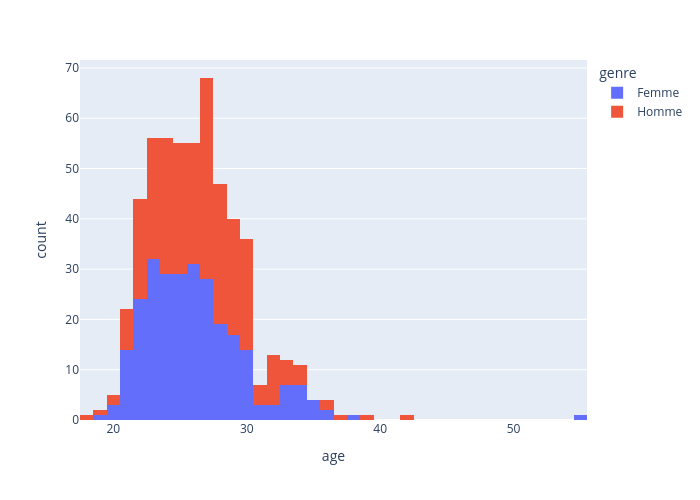

Notebook code for this chart:
### Markdown cell above
Public plutot jeune adulte, majoritairement 20 - 30 ans.   
Les NaN ont été ecartés: ils sont au nombre de 8

### Code cell
fig = px.histogram(df_participants, x="age", color="genre", width=700, height=500)
fig.show()

### Figure 1 — Plotly figure (JSON) as saved in the notebook; plotly's stock layout.template omitted (floating-point values rounded to 4 significant figures; data arrays with more than 128 entries replaced by an {"elided": "..."} marker saying what was removed)
{"data": [{"bingroup": "x", "hovertemplate": "genre=Femme<br>age=%{x}<br>count=%{y}<extra></extra>", "legendgroup": "Femme", "marker": {"color": "#636efa", "pattern": {"shape": ""}}, "name": "Femme", "orientation": "v", "showlegend": true, "type": "histogram", "x": {"elided": "274 float values"}, "xaxis": "x", "yaxis": "y"}, {"bingroup": "x", "hovertemplate": "genre=Homme<br>age=%{x}<br>count=%{y}<extra></extra>", "legendgroup": "Homme", "marker": {"color": "#EF553B", "pattern": {"shape": ""}}, "name": "Homme", "orientation": "v", "showlegend": true, "type": "histogram", "x": {"elided": "277 float values"}, "xaxis": "x", "yaxis": "y"}], "layout": {"barmode": "relative", "height": 500, "legend": {"title": {"text": "genre"}, "tracegroupgap": 0}, "margin": {"t": 60}, "width": 700, "xaxis": {"anchor": "y", "domain": [0, 1], "title": {"text": "age"}}, "yaxis": {"anchor": "x", "domain": [0, 1], "title": {"text": "count"}}}}
